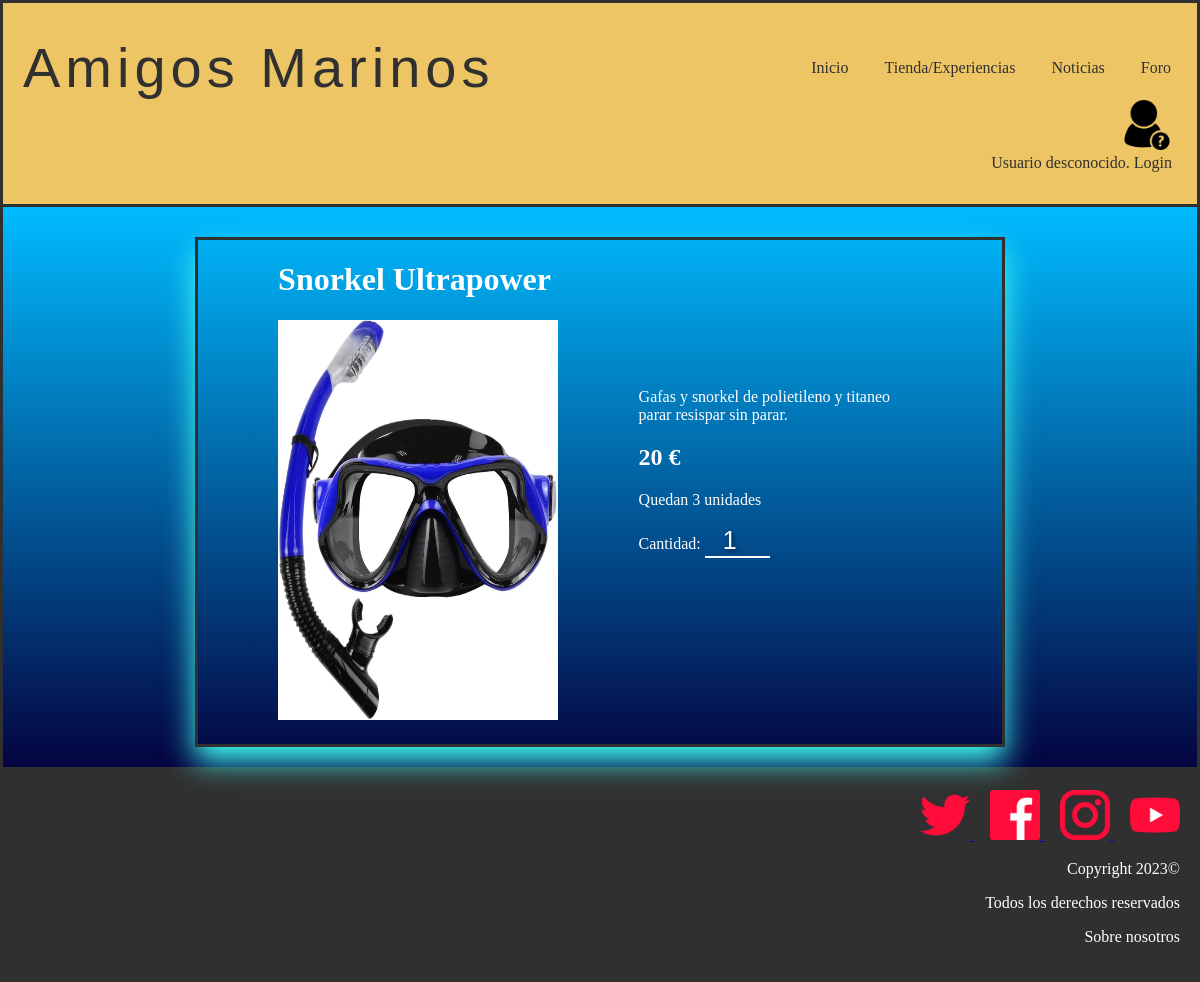
The app's page /vistaProducto.php?id=1, older data.
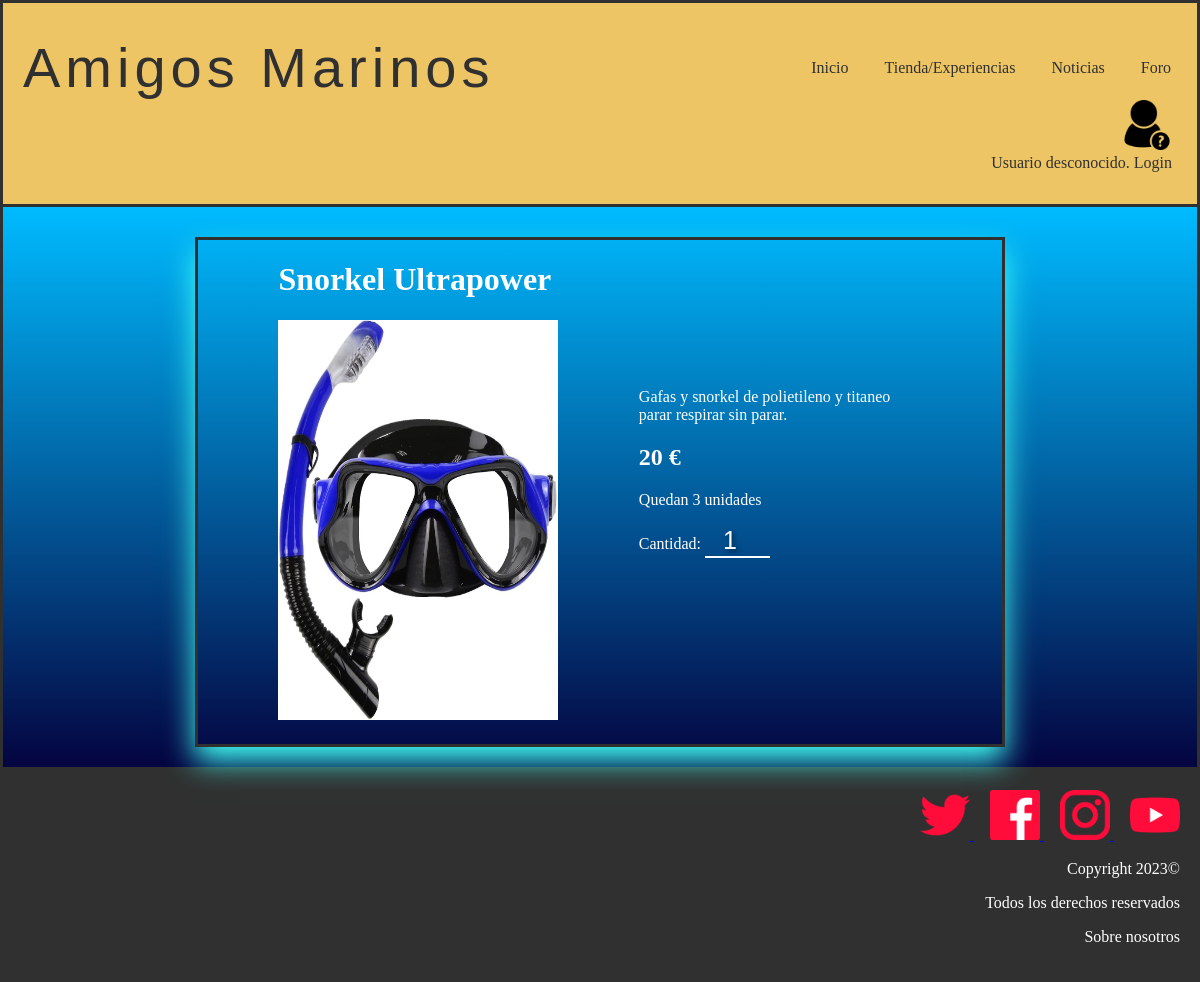
The same page, newer data.
### tables this page shows
CREATE TABLE IF NOT EXISTS `producto` (
  `nombre` varchar(25) NOT NULL,
  `id` int(11) NOT NULL AUTO_INCREMENT,
  `descripcion` text NOT NULL,
  `unidades` int(11) NOT NULL,
  `precio` float NOT NULL,
  `imagen` varchar(50) NOT NULL,
  PRIMARY KEY (`id`)
);

### includes/producto.php (called while the page is built, shortened)
<?php
class Producto {
    private $nombre;
    private $descripcion;
    private $unidades;
    private $precio;
    private $urlImagen;
    private function __construct($id = NULL , $descripcion, $unidades, $precio, $urlImagen, $nombre)
    {
        $this->descripcion = $descripcion;
        $this->unidades = $unidades;
        $this->nombre = $nombre;
        $this->precio = $precio;
        $this->urlImagen = $urlImagen;
    }
    public static function buscaPorId($idProducto)
    {
        $conn = Aplicacion::getInstance()->getConexionBd();
        $query = sprintf("SELECT * FROM producto WHERE id='%d'", $idProducto);
        $rs = $conn->query($query);
        if ($rs) {
            $fila = $rs->fetch_assoc();
            $producto = new Producto($fila["id"], $fila["descripcion"], $fila["unidades"], $fila["precio"], $fila["imagen"], $fila["nombre"]);
            return $producto;
        } else {
            error_log("Error BD ({$conn->errno}): {$conn->error}");
        }
        return $result;
    }
    public function getNombre()
    {
        return $this->nombre;
    }
    public function getDescripcion(){
        return $this->descripcion;
    }
    public function getImagen(){
        return $this->urlImagen;
    }
    public function getPrecio(){
        return $this->precio;
    }
    public function getUnidades(){
        return $this->unidades;
    }
}
?>

### vistaProducto.php (the view, shortened to what this page needs)
<?php
require_once __DIR__.'/includes/Producto.php';
?>
<!DOCTYPE html>
<html>
	<head>
		<link href= "./css/style.css" rel="stylesheet" type="text/css">
	</head>
	<body>
		<?php
			require ('./includes/comun/cabecera.php');
		?>
	<div class="container" id="cont_prod">
		<?php
			$id = $_GET["id"];
			$producto = Producto::buscaPorId($id);
		?>
		<div class="big_caja">
		<div class="cajafoto">
		<?php
			echo  "<h1>" . $producto->getNombre() . "</h1>";
			echo '<img src="' . $producto->getImagen() . '" onmouseover="mostrarZoom(event, this.src)" id="imgVistaProducto" alt="imagen">';
		?>
		</div>
		<div class="cajatexto">
		<?php
			echo "<p>" . $producto->getDescripcion() ."</p>";
			echo  "<h2>" . $producto->getPrecio() . " € </h2>";
			echo "<p> Quedan " . $producto->getUnidades() ." unidades</p>";
			echo "<form  method='POST'>";
			$aux=$producto->getUnidades();
			if($aux>0){
				echo "<p>Cantidad: <input type=number value=1 name=Unidades id=Unidades min=1 max=$aux></p>";
					?>
					<?php
			}
		?>
	</form>
	<br>
		</div>
		</div>
		</div>
		<?php
		require("./includes/comun/pie.php");
		?>
	</body>
</html>

Row changes from the older to the newer data that the page shows:
changed producto "Snorkel Ultrapower": descripcion "Gafas y snorkel de polietileno y titaneo parar resispar sin parar." → "Gafas y snorkel de polietileno y titaneo parar respirar sin parar."
